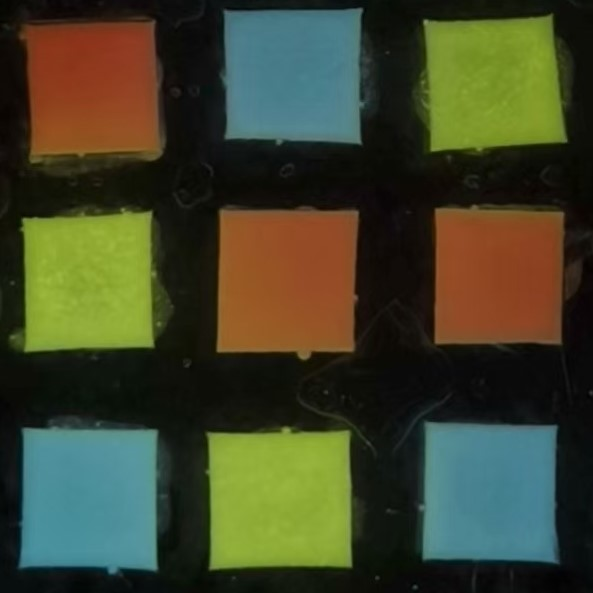
#> input picture Sample/Pic2-2.jpg, 593 x 593 px, found by its file name
$ python test5.py
#> lines starting #> are read from the running program, lines starting #| are printed output that depends on the picture; after the words box and inside, x2 and y2 are one past the last pixel; in counts of white or black regions, pixels touching at a corner belong together
import cv2
import numpy as np

class ColorCodeDetector:
    def __init__(self, image_path):
#> called with image_path = './Sample/Pic2-2.jpg'
        self.orig = cv2.imread(image_path)
#> self.orig is the input picture: shape (593, 593, 3); mean B, G, R 42.6, 67.4, 63.6
        if self.orig is None:
            raise ValueError("Image load failed")

        self.process = []  # Store processing steps for visualization
        self.target_size = 800
        self.min_contour_area = 500

    # Visualization control
    def _add_step(self, img, title):
        """统一处理图像为三通道后再保存"""
        # 转换单通道图像为三通道
        if len(img.shape) == 2:
            display = cv2.cvtColor(img, cv2.COLOR_GRAY2BGR)
        else:
            display = img.copy()

        # 调整尺寸并添加标题
        display = cv2.resize(display, (400, 400))
        cv2.putText(display, title, (10,30),
                cv2.FONT_HERSHEY_SIMPLEX, 0.7, (0,255,0), 2)
        self.process.append(display)

    # Image preprocessing
    def _preprocess(self):
        """Image preprocessing pipeline"""
        # Resize
        img = cv2.resize(self.orig, (self.target_size, self.target_size))
        self._add_step(img, "1. Original")

        # Grayscale
        gray = cv2.cvtColor(img, cv2.COLOR_BGR2GRAY)
        self._add_step(gray, "2. Grayscale")

        # Histogram equalization
        clahe = cv2.createCLAHE(clipLimit=2.0, tileGridSize=(8,8))
        equalized = clahe.apply(gray)
        self._add_step(equalized, "3. Equalized")

        # Edge detection
        blurred = cv2.GaussianBlur(equalized, (5,5), 0)
        edged = cv2.Canny(blurred, 50, 150)
        self._add_step(edged, "4. Canny Edges")

        # Morphology
        kernel = cv2.getStructuringElement(cv2.MORPH_RECT, (5,5))
        closed = cv2.morphologyEx(edged, cv2.MORPH_CLOSE, kernel)
        self._add_step(closed, "5. Morphology")

        return closed

    # Perspective transformation
    def _warp_perspective(self, contour):
        """Perform perspective transformation"""
        # Order points: tl, tr, br, bl
        pts = contour.reshape(4,2)
        rect = np.zeros((4,2), dtype=np.float32)

        # Sort by sum and difference
        s = pts.sum(axis=1)
        rect[0] = pts[np.argmin(s)]  # Top-left
        rect[2] = pts[np.argmax(s)]  # Bottom-right

        d = np.diff(pts, axis=1)
        rect[1] = pts[np.argmin(d)]  # Top-right
        rect[3] = pts[np.argmax(d)]  # Bottom-left

        # Calculate target dimensions
        (tl, tr, br, bl) = rect
        width = max(np.linalg.norm(tr - tl), np.linalg.norm(br - bl))
        height = max(np.linalg.norm(bl - tl), np.linalg.norm(br - tr))

        # Destination points
        dst = np.array([
            [0, 0],
            [width-1, 0],
            [width-1, height-1],
            [0, height-1]], dtype=np.float32)

        # Perspective transform
        M = cv2.getPerspectiveTransform(rect, dst)
        warped = cv2.warpPerspective(self.orig, M, (int(width), int(height)))
        return warped, M, rect

    # Color recognition
    def _detect_colors(self, warped, M, rect):
        """Detect colors in 3x3 grid"""
        h, w = warped.shape[:2]
        cell_size = min(h, w) // 3
        colors = []

        # Create a copy of the warped image to draw annotations
        annotated_image = warped.copy()

        for row in range(3):
            for col in range(3):
                # Calculate cell coordinates in warped image
                y1 = row * cell_size + cell_size//4
                y2 = y1 + cell_size//2
                x1 = col * cell_size + cell_size//4
                x2 = x1 + cell_size//2

                # Get the center of the cell
                center_x = (x1 + x2) // 2
                center_y = (y1 + y2) // 2

                # Map the center point back to the original image
                point = np.array([[center_x, center_y]], dtype=np.float32)
                point = cv2.perspectiveTransform(point[None, :, :], np.linalg.inv(M))
                orig_x, orig_y = int(point[0][0][0]), int(point[0][0][1])

                # Extract color from the original image
                color = self._classify_color(self.orig[orig_y, orig_x])
                colors.append(color)

                # Annotate the color on the warped image
                cv2.putText(annotated_image, color, (center_x - 20, center_y),
                           cv2.FONT_HERSHEY_SIMPLEX, 0.5, (255, 255, 255), 2)

        # Format as 3x3 matrix
        return [colors[i*3:(i+1)*3] for i in range(3)], annotated_image

    def _classify_color(self, bgr):
        """Classify color based on BGR values"""
        b, g, r = bgr
        # Simple color classification based on BGR values
        if r > 200 and g < 50 and b < 50: return 'Red'
        if g > 200 and r < 50 and b < 50: return 'Green'
        if b > 200 and r < 50 and g < 50: return 'Blue'
        if r > 200 and g > 200 and b > 200: return 'White'
        if r < 50 and g < 50 and b < 50: return 'Black'
        return 'Unknown'

    # Main process
    def analyze(self):
        """Main analysis pipeline"""
        try:
            # Step 1: Preprocessing
            processed = self._preprocess()
#> in _add_step, `cv2.putText(display, title, (10,30), cv2.FONT_HERSHEY_SIMPLEX, 0.7, (0..`: display: shape (400, 400, 3); mean B, G, R 42.5, 68.3, 63.2
#> in _preprocess, `gray = cv2.cvtColor(img, cv2.COLOR_BGR2GRAY)`:
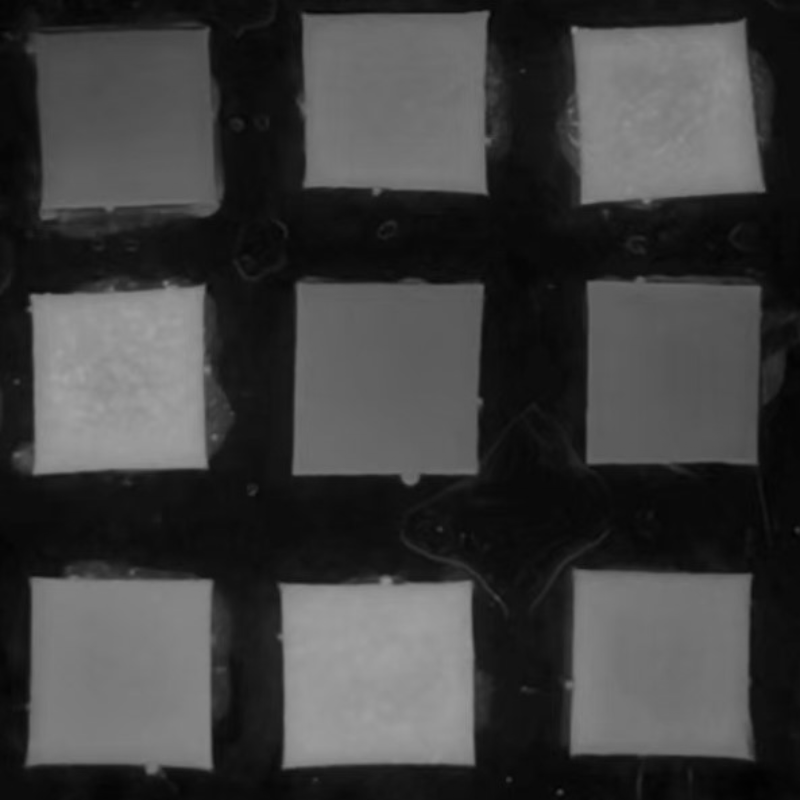
#> gray: shape (800, 800); min 2, max 165, mean 63.3
#> in _add_step (call 2), `cv2.putText(display, title, (10,30), cv2.FONT_HERSHEY_SIMPLEX, 0.7, (0..`: display: shape (400, 400, 3); mean B, G, R 63.2, 64.6, 63.2
#> in _preprocess, `equalized = clahe.apply(gray)`:
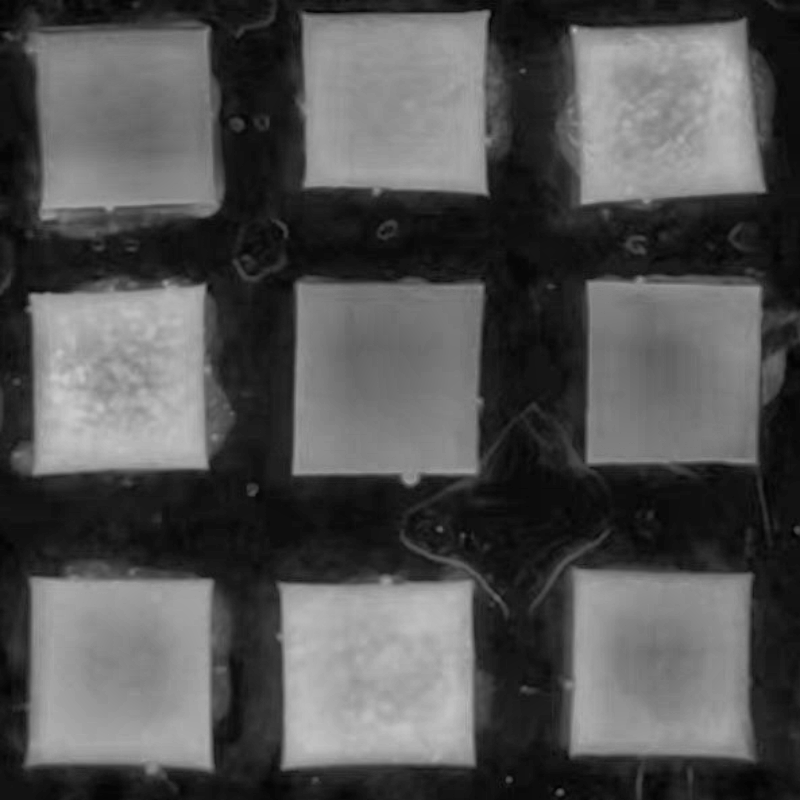
#> equalized: shape (800, 800); min 2, max 203, mean 82.5
#> call 3 of _add_step, with title = '3. Equalized'
#> in _add_step (call 3), `cv2.putText(display, title, (10,30), cv2.FONT_HERSHEY_SIMPLEX, 0.7, (0..`:
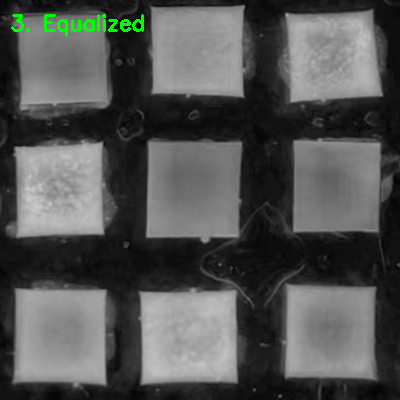
#> display: shape (400, 400, 3); mean B, G, R 82.1, 83.6, 82.1
#> in _preprocess, `edged = cv2.Canny(blurred, 50, 150)`:
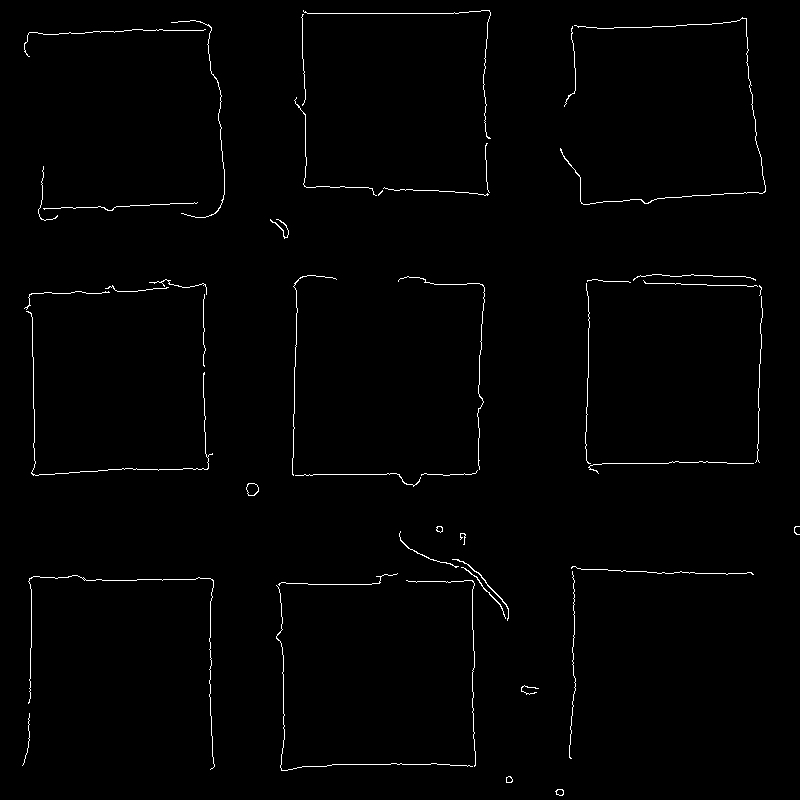
#> edged: shape (800, 800); 1.1% white in thin lines or dots
#> call 4 of _add_step, with title = '4. Canny Edges'
#> in _add_step (call 4), `display = cv2.cvtColor(img, cv2.COLOR_GRAY2BGR)`: display: shape (800, 800, 3); 1.1% white in thin lines or dots
#> in _add_step (call 4), `cv2.putText(display, title, (10,30), cv2.FONT_HERSHEY_SIMPLEX, 0.7, (0..`:
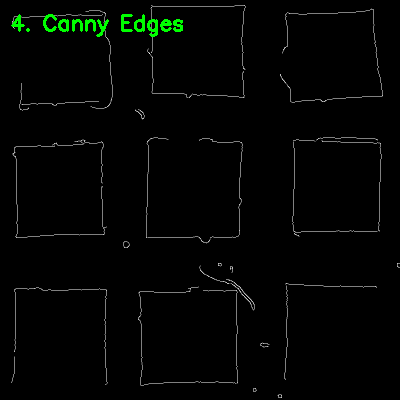
#> display: shape (400, 400, 3); mean B, G, R 2.7, 4.5, 2.7
#> in _preprocess, `closed = cv2.morphologyEx(edged, cv2.MORPH_CLOSE, kernel)`:
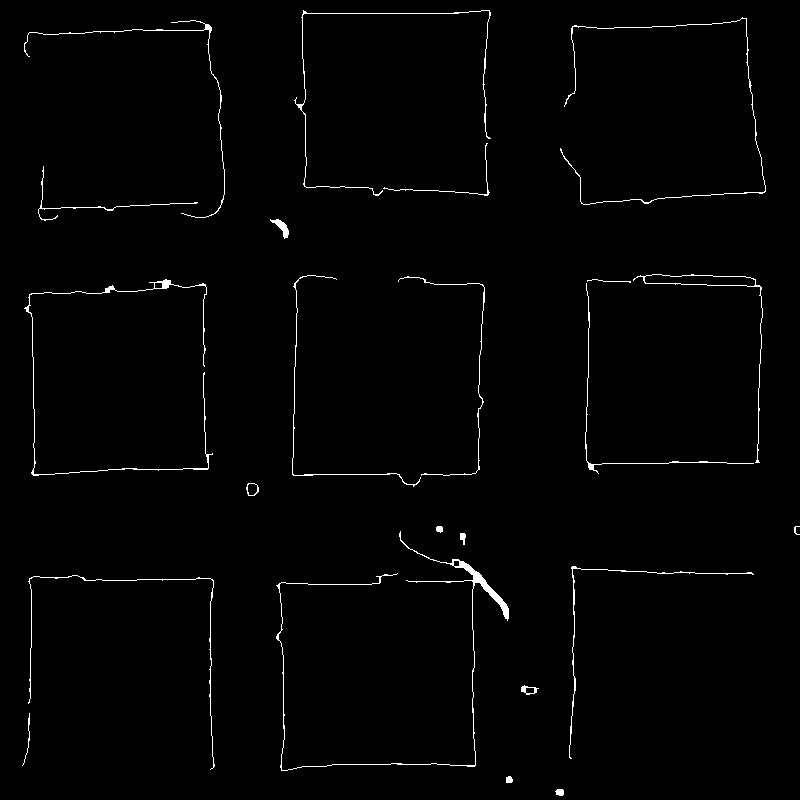
#> closed: shape (800, 800); 1.3% white in thin lines or dots
#> in _add_step (call 5), `display = cv2.cvtColor(img, cv2.COLOR_GRAY2BGR)`: display: shape (800, 800, 3); 1.3% white in thin lines or dots

            # Step 2: Find contours
            contours, _ = cv2.findContours(processed,
                                          cv2.RETR_EXTERNAL,
                                          cv2.CHAIN_APPROX_SIMPLE)
#> contours = 23 contours, 4 with area under 20; largest, box (x1, y1, x2, y2) and area: (633, 274, 763, 463) 990, (276, 531, 509, 771) 579, (24, 279, 213, 476) 240, (270, 219, 289, 239) 119, (246, 483, 259, 496) 118

            # Filter contours
            candidates = []
            for cnt in contours:
                area = cv2.contourArea(cnt)
                if area < self.min_contour_area: continue

                # Approximate polygon
                peri = cv2.arcLength(cnt, True)
                approx = cv2.approxPolyDP(cnt, 0.02*peri, True)
                if len(approx) == 4:
                    candidates.append(approx)
#> this loop made 23 passes
#> area on passes 1, 2, 4, 5, 6, 7, 10, 11, 12, 14, 15, 16: 39, 31, 92, 48, 92, 33.5, 29.5, 118.5, 61.5, 240, 39.5, 40.5
#> (area, peri) on pass 8: (579, 1888.5)
#> after the loop, candidates = [[[634, 278], [760, 287], [759, 462], [761, 287]]]

            if not candidates:
                raise ValueError("No 3D code found")

            # Select largest contour
            largest = max(candidates, key=cv2.contourArea)
#> largest = [[634, 278], [760, 287], [759, 462], [761, 287]]

            # Step 3: Perspective transform
            warped, M, rect = self._warp_perspective(largest)
#> in _warp_perspective, `s = pts.sum(axis=1)`: s = [912, 1047, 1221, 1048]
#> in _warp_perspective, `d = np.diff(pts, axis=1)`: d = [-356, -473, -297, -474]
#> in _warp_perspective, `warped = cv2.warpPerspective(self.orig, M, (int(width), int(height)))`: warped: shape (222, 127, 3); every value is 0
#> M = [[0.00225, -0.00153, -1], [1.34e-11, -1.89e-10, 4.39e-08], [2.44e-06, -1.23e-05, 0.00381]]; rect = [[634, 278], [761, 287], [759, 462], [759, 462]]
            self._add_step(warped, "6. Warped")
#> in _add_step (call 6), `display = cv2.resize(display, (400, 400))`: display: shape (400, 400, 3); every value is 0
#> in _add_step (call 6), `cv2.putText(display, title, (10,30), cv2.FONT_HERSHEY_SIMPLEX, 0.7, (0..`:
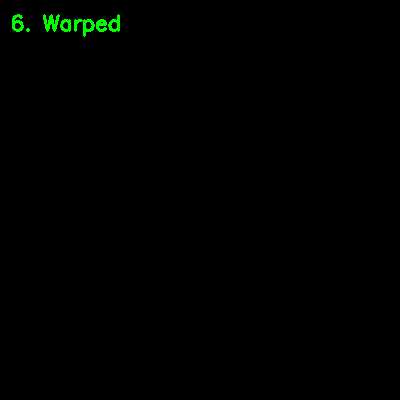
#> display: shape (400, 400, 3); mean B, G, R 0, 1.3, 0

            # Step 4: Color detection
            color_matrix, annotated_image = self._detect_colors(warped, M, rect)
#> after the loop in _detect_colors, `for row in range(3):`: colors = []
            self._add_step(annotated_image, "7. Annotated Colors")

            # Show each processing step in separate windows
            for i, step in enumerate(self.process):
                cv2.imshow(f'Step {i+1}', step)

            return {
                'status': 'success',
                'colors': color_matrix,
                'warped': warped,
                'annotated': annotated_image
            }

        except Exception as e:
            # Create error display
            err_img = np.zeros((400,400,3), dtype=np.uint8)
            cv2.putText(err_img, "3D Code Not Found", (50,200),
                       cv2.FONT_HERSHEY_SIMPLEX, 0.8, (0,0,255), 2)
            self.process.append(err_img)

            # Show each processing step in separate windows
            for i, step in enumerate(self.process):
                cv2.imshow(f'Step {i+1}', step)
#> this loop made 7 passes

            return {
                'status': 'error',
                'message': str(e)
            }

if __name__ == "__main__":
    detector = ColorCodeDetector('./Sample/Pic2-2.jpg')
    result = detector.analyze()

    if result['status'] == 'success':
        print("Color Matrix:")
        for row in result['colors']:
            print(row)
        cv2.imshow('Warped Output', result['warped'])
        cv2.imshow('Annotated Colors', result['annotated'])

    cv2.waitKey(0)
    cv2.destroyAllWindows()

$ run again, with Sample/Pic00_2.jpg copied over Sample/Pic2-2.jpg
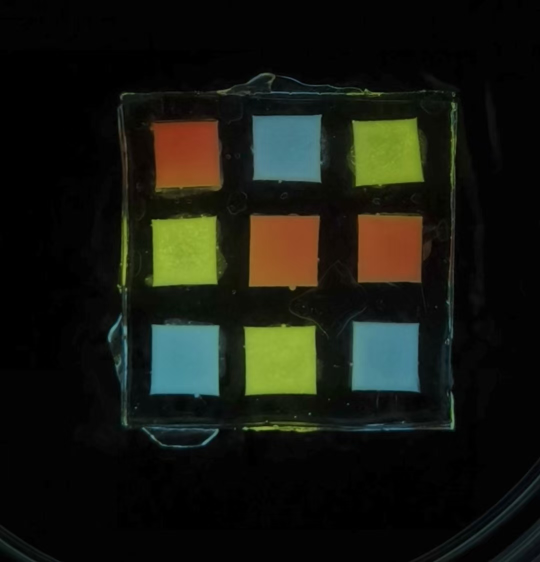
#> input picture Sample/Pic00_2.jpg, 1080 x 1124 px, found by its file name (shown at 1/2 size)
#> in __init__, self.orig is the input picture: shape (1124, 1080, 3); mean B, G, R 16.9, 24.7, 22.8
#> edged: shape (800, 800); 1.8% white in thin lines or dots, all inside (x1, y1, x2, y2) = (0, 103, 800, 800)
#> closed: shape (800, 800); 3% white; 28 white regions (4 under 20 px), largest, box (x1, y1, x2, y2) and area: (159, 103, 658, 609) 5167, (358, 130, 679, 616) 3550, (642, 675, 800, 800) 1812
#> contours = 28 contours, 8 with area under 20; largest, box (x1, y1, x2, y2) and area: (368, 302, 475, 414) 10449, (360, 460, 470, 564) 10061, (221, 461, 326, 567) 9892, (514, 457, 624, 560) 9764, (159, 103, 658, 609) 9600
#> the loop in analyze, `for cnt in contours:` made 28 passes
#> (area, peri, approx) on passes 7, 14, 15, 16, 20, 26: (1028.5, 518.6, [[799, 651], [711, 735], [606, 799], [714, 738]]), (9892, 419.7, [[224, 462], [221, 561], [324, 563], [325, 463]]), (10061, 427.3, [[467, 464], [360, 465], [362, 562], [468, 561]]), (9764.5, 471.5, [[522, 457], [515, 550], [623, 558], [621, 460]]), (10449, 429.9, [[372, 304], [368, 407], [469, 407], [473, 307]]), (9358, 427.1, [[477, 163], [375, 163], [375, 255], [475, 260]])
#> after the loop in analyze, `for cnt in contours:`: candidates = 8 contours; box (x1, y1, x2, y2) and area: (360, 464, 469, 563) 10332, (368, 304, 474, 408) 10258, (221, 462, 326, 564) 10152, (515, 457, 624, 559) 9898, (375, 163, 478, 261) 9547, (358, 131, 674, 612) 1672, (180, 129, 658, 605) 1666, (606, 651, 800, 800) 512
#> largest = [[467, 464], [360, 465], [362, 562], [468, 561]]
#> s = [931, 825, 924, 1029]
#> d = [-3, 105, 200, 93]
#> M = [[0.947, -0.0195, -332], [0.00877, 0.938, -439.3], [-1.73e-06, -9.21e-05, 1]]; rect = [[360, 465], [467, 464], [468, 561], [362, 562]]
#> the loop in _detect_colors, `for row in range(3):` made 3 passes
#> after the loop in _detect_colors, `for row in range(3):`:
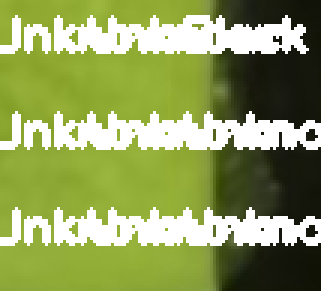
#> annotated_image: shape (97, 107, 3) (shown 3 times larger); mean B, G, R 96.2, 159.1, 144.8
#> after the loop in _detect_colors, `for row in range(3):`: colors = ['Unknown', 'Unknown', 'Black', 'Unknown', 'Unknown', 'Unknown', 'Unknown', 'Unknown', 'Unknown']
#> color_matrix = [['Unknown', 'Unknown', 'Black'], ['Unknown', 'Unknown', 'Unknown'], ['Unknown', 'Unknown', 'Unknown']]
#> in _add_step (call 7), `cv2.putText(display, title, (10,30), cv2.FONT_HERSHEY_SIMPLEX, 0.7, (0..`:
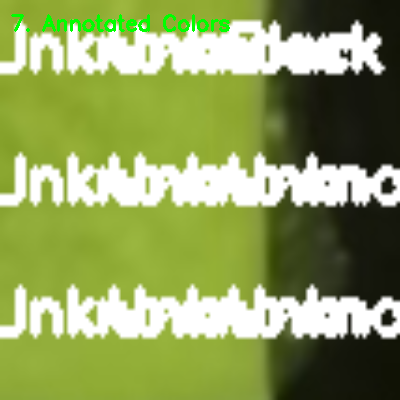
#> display: shape (400, 400, 3); mean B, G, R 95.3, 159.6, 143.3
#> the loop in analyze, `for i, step in enumerate(self.process):` made 7 passes
#> result = 4 items
#> the loop `for row in result['colors']:` made 3 passes
#> (printed output is left out)
